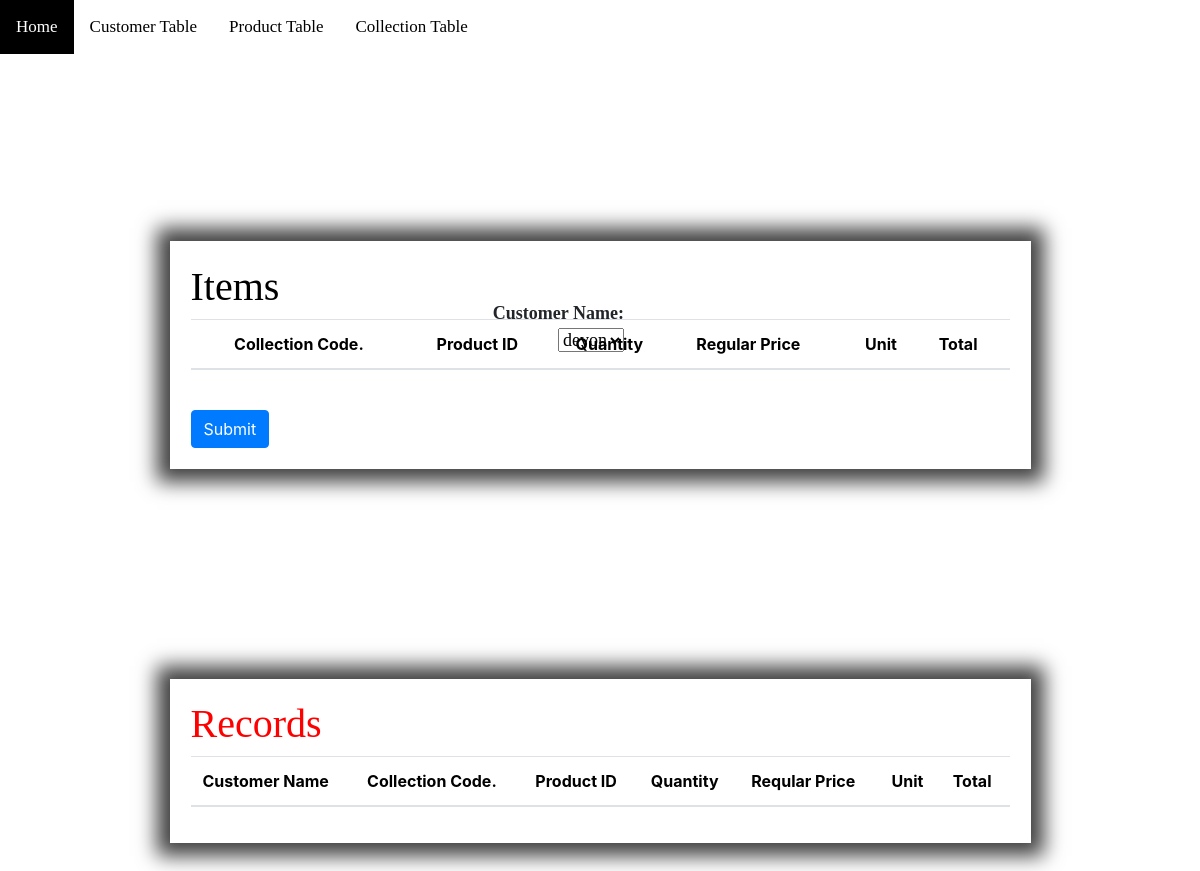
Page /additems.php on the earlier database version.
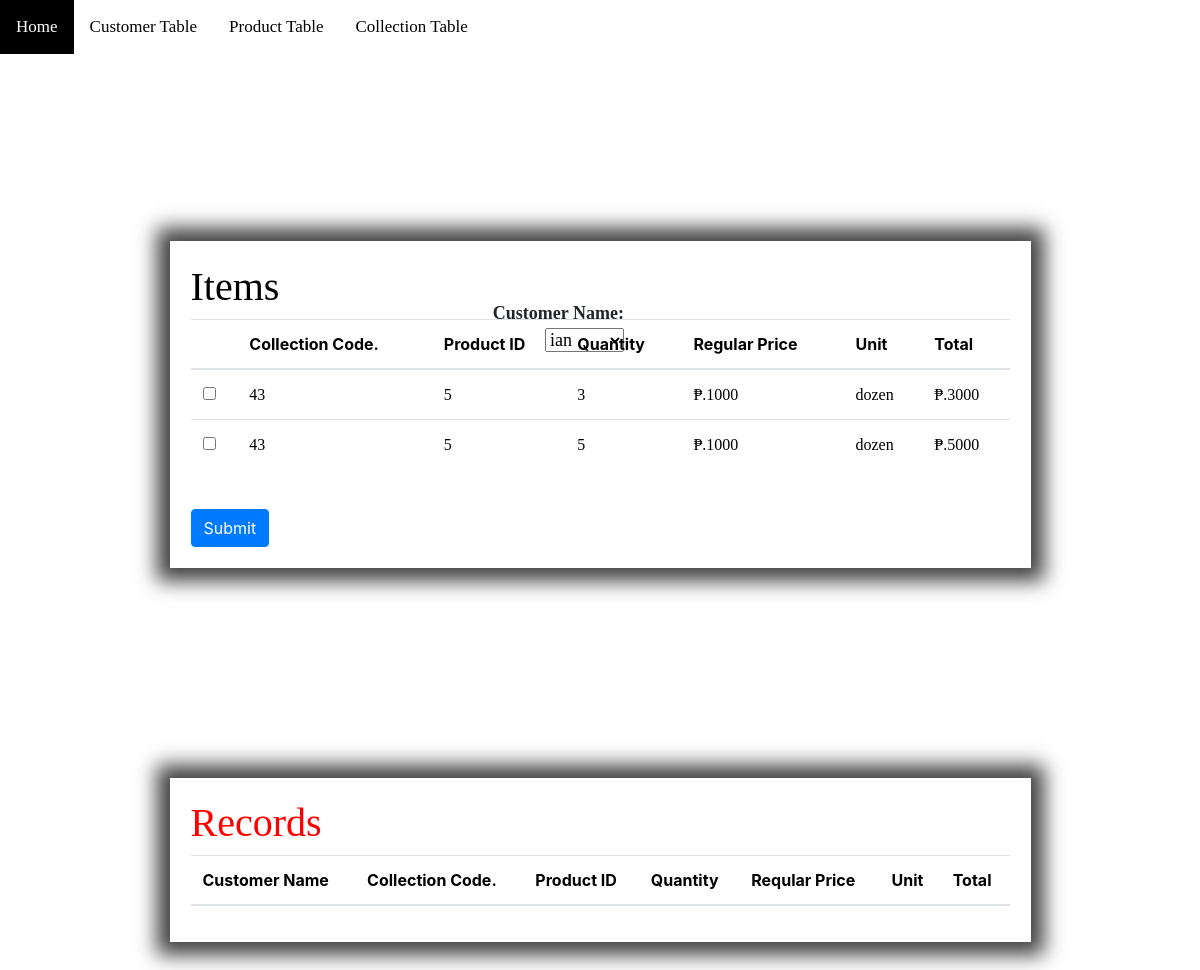
Same page on the later database version.
### tables this page shows
CREATE TABLE `items` (
  `collection_code` int(100) DEFAULT NULL,
  `userid` int(100) DEFAULT NULL,
  `product_id` int(100) DEFAULT NULL,
  `quantity` varchar(100) DEFAULT NULL,
  `unit` varchar(100) DEFAULT NULL,
  `amount` decimal(10,2) DEFAULT NULL
);

CREATE TABLE `product` (
  `product_id` int(100) NOT NULL,
  `userid` int(100) DEFAULT NULL,
  `particular` varchar(100) DEFAULT NULL,
  `item_quantity` int(100) DEFAULT NULL,
  `unit` varchar(100) DEFAULT NULL,
  `regular_price` int(100) DEFAULT NULL,
  `discount` decimal(10,2) DEFAULT NULL
);

### additems.php (the view, shortened to what this page needs)
<?php include('process7.php');?>
<?php
$conn = mysqli_connect("localhost","root","","registration");
?>
<!DOCTYPE html>
<html>
<head>
	<link rel="stylesheet" type="text/css"	href="style.css">
	<link rel="stylesheet" href="bootstrap/css/bootstrap.min.css">
</head>
<body>
<div class="topnav">
  <a class="home" href="index.php">Home</a>
  <a href="index2.php">Customer Table</a>
  <a href="product.php">Product Table</a>
  <a href="collection.php">Collection Table</a>
</div>
<header class="main">
    <div class="row justify-content-center">
     <nav class="col-sm-8 text-right">
		</nav>
		</div>
		 </header><br><br>
	<div class="form-group">
		<b><a style="font-family:Broadway;font-size:18px;right:48%;position:absolute;top:30%;">Customer Name:</b><br>
		<?php
			$sql = "SELECT * FROM customer";
			$result = mysqli_query($mysqli, $sql);
		?>
		<select name="customer_id">
		<?php
				while ($row = mysqli_fetch_array($result)){
		?>
			<option value="<?php echo $row['customer_id'];?>"><?php echo $row['firstname'];?></option>
			<?php
				}
			?>
		</select></a></br>
	<div>
	<div class="row justify-content-center">
	<form method="POST">
	<table class="table">
	<h1><a style="bottom:60%;right:65%;font-family:Broadway;color:black;">Items</h1></a>
		<thead>
			<th></th>
			<th>Collection Code.</th>
			<th>Product ID</th>
			<th>Quantity</th>
			<th>Regular Price</th>
			<th>Unit</th>
			<th>Total</th>
		</thead>
		<tbody>
			<?php
				$query=mysqli_query($conn,"select * from items, product WHERE items.product_id = product.product_id	");
				while($row=mysqli_fetch_array($query)){
					?>
					<tr>
						<td><input type="checkbox" value="<?php echo $row['product_id']; ?>" name="id[]"></td>
						<td><a style="font-family:Elephant;"><?php echo $row['collection_code']; ?></td></a>
						<td><a style="font-family:Elephant;"><?php echo $row['product_id']; ?></td></a>
						<td><a style="font-family:Elephant;"><?php echo $row['quantity']; ?></td></a>
						<td><a style="font-family:Elephant;">₱.<?php echo $row['regular_price']; ?></td></a>
						<td><a style="font-family:Elephant;"><?php echo $row['unit']; ?></td></a>
						<td><a style="font-family:Elephant;">₱.<?php echo $row['TOTAL']=$row['regular_price']*$row['quantity']?></td></a>
					</tr>
					<?php
				}
			?>
		</tbody>
		</div>
	<br>
	<input  type="submit" class="btn btn-primary" name="submit" value="Submit">
	</div>
	<div class="row justify-content-center">
	<form method="POST">
	<table class="table">
		<thead>
			<th>Customer Name</th>
			<th>Collection Code.</th>
			<th>Product ID</th>
			<th>Quantity</th>
			<th>Reqular Price</th>
			<th>Unit</th>
			<th>Total</th>
		</thead>
		<tbody>
		<thead>
		<tbody>
	<a style="font-family:Broadway;color:red;"><h1>Records</h1></a>
	</div>
</body>
</html>

Differences in the rows shown:
added items: collection_code "43", product.product_id "5", quantity "3", product.regular_price "1000", product.unit "dozen", quantity "3000"
added items: collection_code "43", product.product_id "5", quantity "5", product.regular_price "1000", product.unit "dozen", quantity "5000"
Other differences:
form field customer_id: "devon" → "ian"
